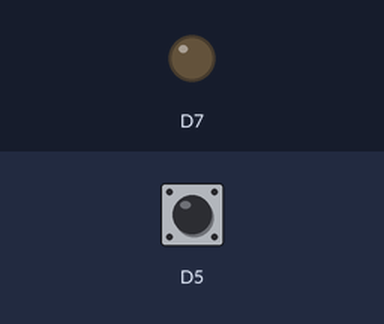
The sketch below on a simulated ESP8266 (NodeMCU). Shown: output pins drawn as LEDs (lit = HIGH). Inputs (shaded band) come from the test bench; at power-on: D5 HIGH.

Above: at 1.2 s.
1.3 s: D5 pulled LOW for 0.15 s
At 1.37 s:
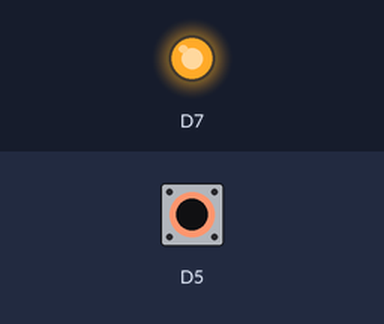
2.9 s: D5 pulled LOW for 3.2 s
At 7.0 s:
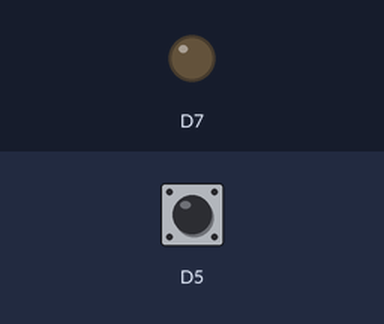
Timing chart, 0 to 8.5 s (numbered marks = the images above; inputs shaded):
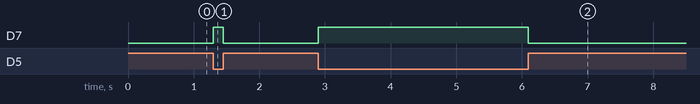

The sketch:

LED_BUTTON.ino
```cpp
void setup()
{
  // put your setup code here, to run once:
  pinMode(D5, INPUT_PULLUP);
  pinMode(D7, OUTPUT);
}

void loop()
{
  // put your main code here, to run repeatedly:
  byte val = digitalRead(D5);
  if (val == HIGH)
    digitalWrite(D7, LOW);
  else
    digitalWrite(D7, HIGH);
}
```

Measured:
- after the input at 1.3 s, D7: LOW → HIGH at once, → LOW 0.15 s later
- after the input at 2.9 s, D7: LOW → HIGH at once, → LOW 3.2 s later
